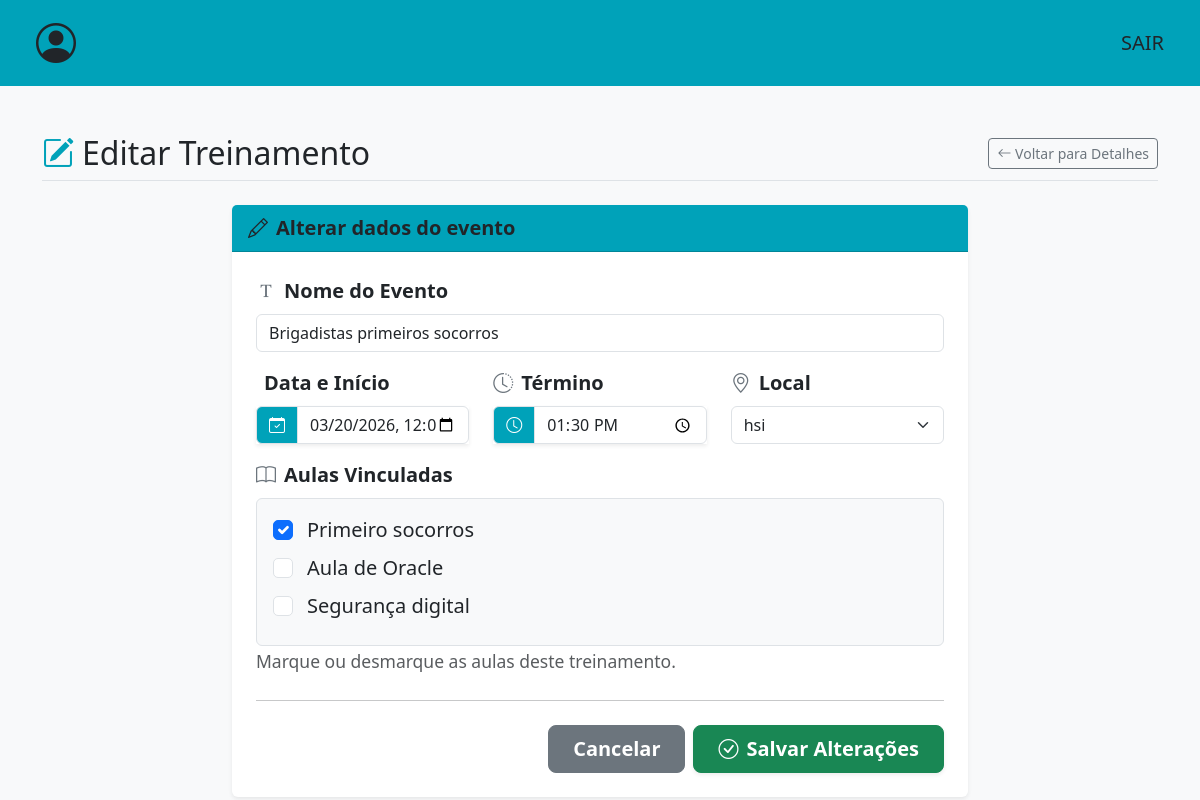
Before: /editar-treinamento/40/ with the older database file.
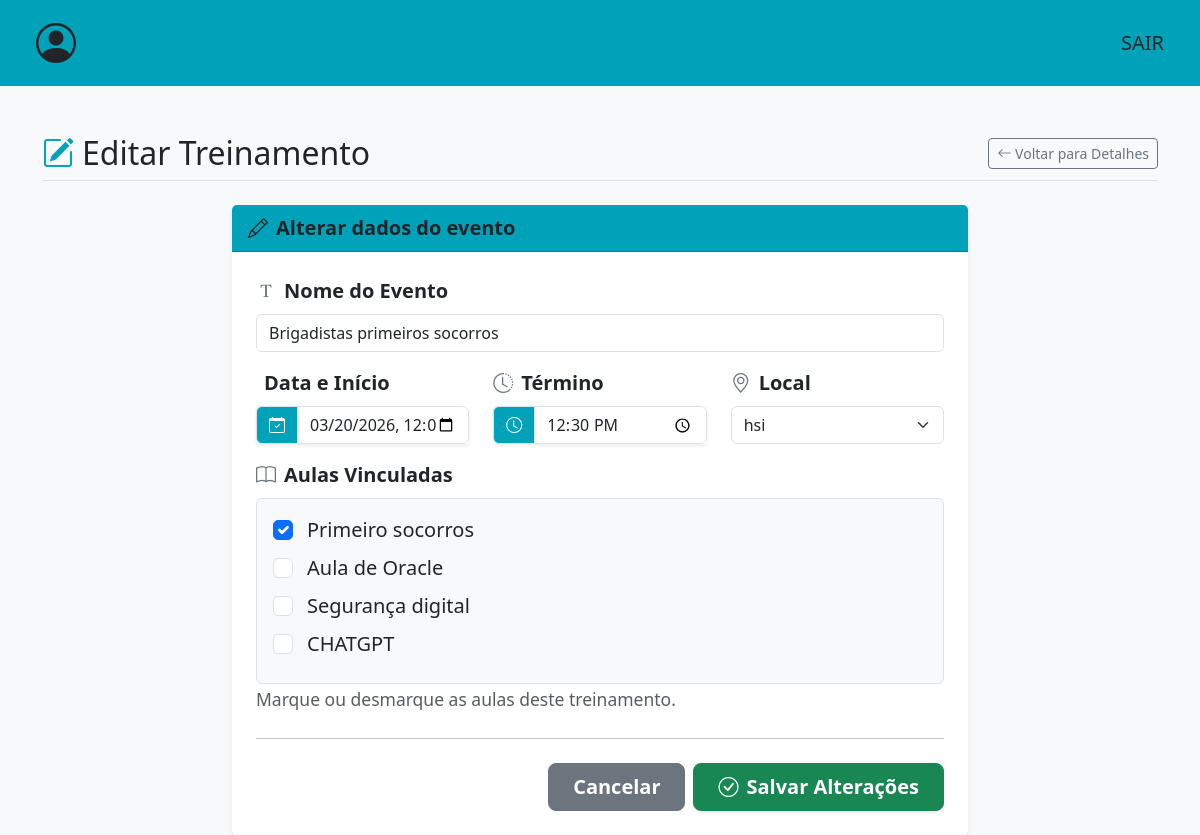
After: the same page with the newer database file.
### events/models.py (models this page shows, shortened)
class Treinamento(models.Model):
    opcoes_local = [
        ("AUDITORIO HSI","hsi"),
        ("AUDITORIO ADM CENTRAL","pupileira"),
    ]
    opcoes_status = [
        ("FINALIZADO","finalizado"),
        ("CANCELADO","cancelado"),
        ("MARCADO","marcado"),
        ("ANDAMENTO","andamento")
    ]
    nm_evento = models.CharField(max_length=100)
    data = models.DateTimeField()
    local = models.CharField(max_length=50,choices=opcoes_local)
    status = models.CharField(max_length=50,choices=opcoes_status)
    participantes = models.JSONField(default=list,blank=True)
    aulas = models.ManyToManyField(Aula, related_name='aulas')
    horario_final = models.TimeField(null=True,blank=True)

class Aula(models.Model):
    nm_aula = models.CharField(max_length=150)
    descricao = models.CharField(max_length=200)
    palestrante = models.CharField(max_length=100)
    carga_horaria = models.TimeField(null=False)
    def __str__(self):
        return self.nm_aula

### events/views.py (the view)
# urls.py: path('editar-treinamento/<int:treinamento_id>/',editar_treinamento,name='editar-treinamento'),
def editar_treinamento(request,treinamento_id):
    treinamento = Treinamento.objects.get(id=treinamento_id)
    if request.method == 'POST':
        form = CriarEventoForm(request.POST, instance=treinamento)
        if form.is_valid():
            form.save()
            messages.success(request, 'Treinamento atualizado com sucesso!')
            return redirect('conferir-treinamento', treinamento_id=treinamento.id)
        else:
            if 'horario_final' in form.errors:
                messages.error(request, 'Atenção: O Horário de Término é obrigatório!')
            else:
                messages.error(request, 'Atenção: Verifique os campos preenchidos.')
    else:
        form = CriarEventoForm(instance=treinamento)
    return render(request, 'events/editar-treinamento.html', {'form': form, 'treinamento': treinamento})

### events/forms.py
class CriarEventoForm(forms.ModelForm):
    class Meta:
        model = Treinamento
        fields = ['nm_evento', 'data', 'local', 'aulas','horario_final']
        widgets = {
            'nm_evento': forms.TextInput(attrs={'class': 'form-control', 'placeholder': 'Ex: Treinamento de Integração'}),
            'data': forms.DateTimeInput(format='%Y-%m-%dT%H:%M',attrs={'type': 'datetime-local', 'class': 'form-control'}),
            'local': forms.Select(attrs={'class': 'form-select'}),
            'aulas': forms.CheckboxSelectMultiple(attrs={'class': 'form-check-input'}),
            'horario_final': forms.TimeInput(format='%H:%M',attrs={'type':'time','class': 'form-control','min':'00:05'}),
        }
    def __init__(self, *args, **kwargs):
        super().__init__(*args, **kwargs)
        self.fields['data'].required = True
        self.fields['horario_final'].required = True

### templates/events/editar-treinamento.html (shortened to what the changed rows need)
<!DOCTYPE html>
<html lang="pt-br">
<head>
    <link href="https://cdn.jsdelivr.net/npm/bootstrap@5.3.2/dist/css/bootstrap.min.css" rel="stylesheet">
    <link href="https://cdn.jsdelivr.net/npm/bootstrap-icons@1.11.1/font/bootstrap-icons.css" rel="stylesheet">
    <link rel="stylesheet" href="https://cdn.jsdelivr.net/npm/flatpickr/dist/flatpickr.min.css">
    <link rel="stylesheet" type="text/css" href="https://npmcdn.com/flatpickr/dist/themes/airbnb.css">
</head>
<body class="bg-light">
    <div class="container mt-5">
        <div class="d-flex justify-content-between align-items-center mb-4 border-bottom pb-2">
            <h2 class="m-0"><i class="bi bi-pencil-square text-custom-teal me-2"></i>Editar Treinamento</h2>
        </div>
        <div class="row justify-content-center">
            <div class="col-md-8">
                <div class="card shadow-sm border-0">
                    <div class="card-body p-4 fs-5">
                        <form method="POST" novalidate>
                            <div class="mb-3">
                                <label class="form-label fw-bold"><i class="bi bi-fonts me-2 text-secondary"></i>Nome do Evento</label>
                                {{ form.nm_evento }}
                            </div>
                            <div class="row">
                                <div class="col-md-4 mb-3">
                                    <div class="input-group shadow-sm">
                                        <span class="input-group-text bg-custom-teal text-white border-custom-teal">
                                            <i class="bi bi-calendar-check"></i>
                                        </span>
                                        {{ form.data }}
                                    </div>
                                </div>
                                <div class="col-md-4 mb-3">
                                    <div class="input-group shadow-sm">
                                        <span class="input-group-text bg-custom-teal text-white border-custom-teal">
                                            <i class="bi bi-clock"></i>
                                        </span>
                                        {{ form.horario_final }}
                                    </div>
                                </div>
                                <div class="col-md-4 mb-3">
                                    <label class="form-label fw-bold"><i class="bi bi-geo-alt me-2 text-secondary"></i>Local</label>
                                    {{ form.local }}
                                </div>
                            </div>
                            <div class="mb-4">
                                <div class="bg-light border rounded p-3">
                                    {% for checkbox in form.aulas %}
                                        <div class="form-check mb-2">
                                            {{ checkbox.tag }}
                                            <label class="form-check-label ms-1" for="{{ checkbox.id_for_label }}">
                                                {{ checkbox.choice_label }}
                                            </label>
                                        </div>
                                    {% empty %}
                                        <div class="text-danger small fst-italic">Nenhuma aula cadastrada no sistema.</div>
                                    {% endfor %}
                                </div>
                            </div>
                        </form>
                    </div>
                </div>
            </div>
        </div>
    </div>
</body>
</html>

Changed rows visible on the page:
changed Treinamento "Brigadistas primeiros socorros": horario_final "13:30" → "12:30"
added Aula: choice_label "CHATGPT"
